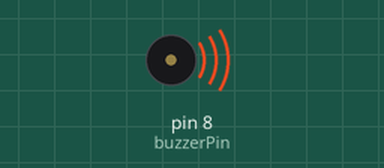
Simulated run of this sketch. Board: Arduino Uno, built with avr-gcc and run on an emulated ATmega328P. Shown: buzzer (waves = sounding, pin HIGH).

Above: at 0.5 s.
Timing chart, 0 to 3.5 s (numbered marks = the images above):
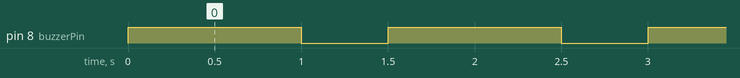

The sketch:

buzzer.ino
```cpp
int buzzerPin = 8;
void setup() {
  pinMode(buzzerPin, OUTPUT);
}
void loop() {
  digitalWrite(buzzerPin, HIGH);
  delay(1000); // 1 sec
  digitalWrite(buzzerPin, LOW);
  delay(500); // 0.5 sec
}
```

Measured:
- by itself, pin 8 (buzzerPin): alternates HIGH for 1.0 s and LOW for 0.50 s
